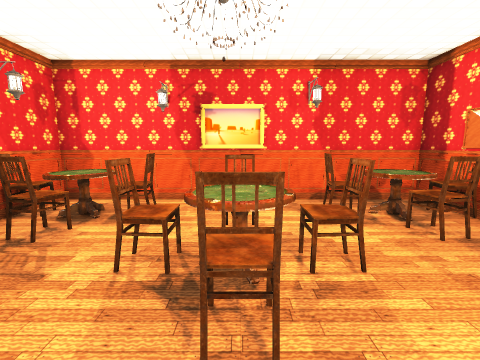
View 1 (above)

15 first-person views from a walk through a Unity game level. The camera is 1.2 m above the floor, tilts 8° down and sees 90° across. The floor is counted in squares, 0.5 m on a side. Each view is taken from the middle of a square. On the plan, view 1 faces up. The plan holds only what a view shows up to about 17 squares ahead; the rest is blank. Some surface patterns are stand-ins.

View 2
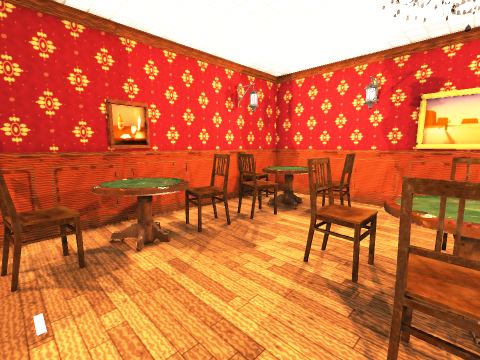

View 3
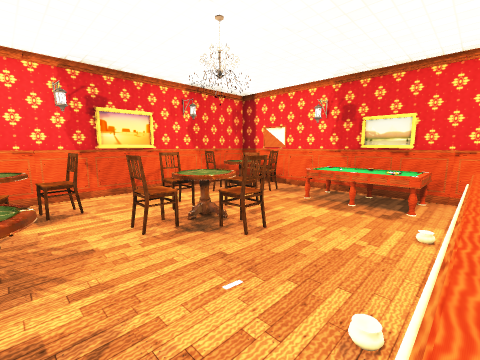

View 4
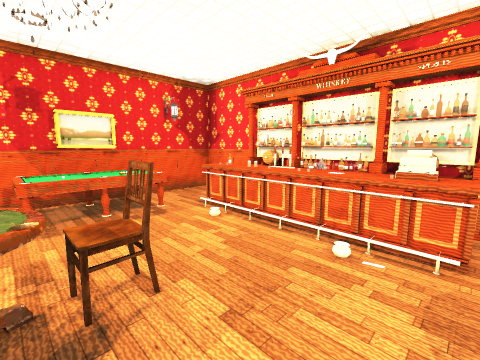

View 5
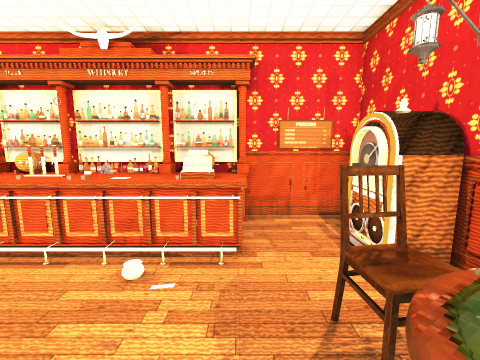

View 6
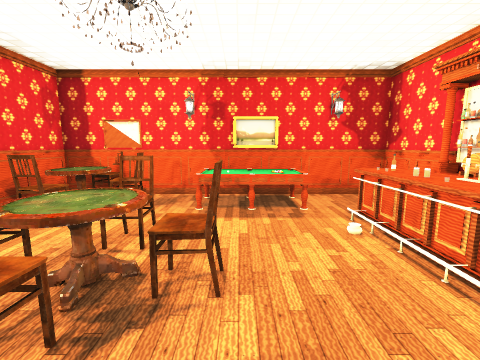

View 7
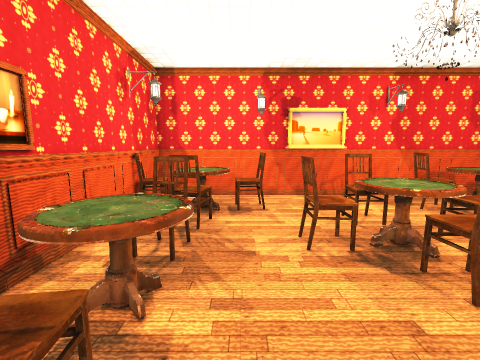

View 8
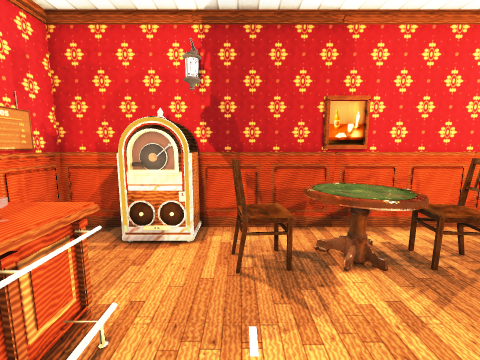

View 9
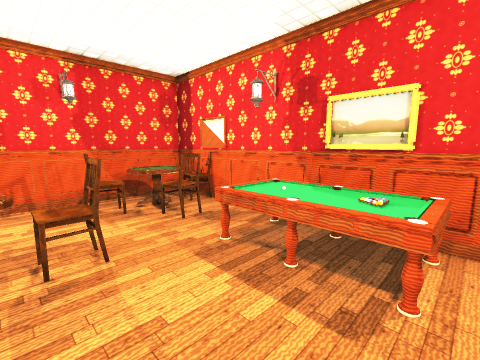

View 10
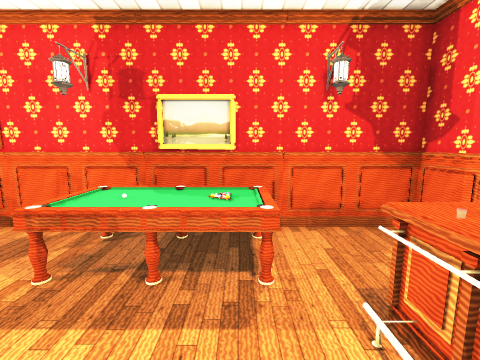

View 11
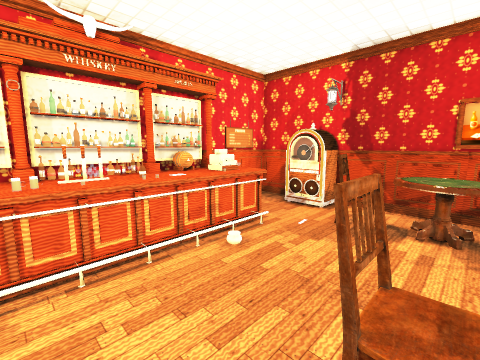

View 12
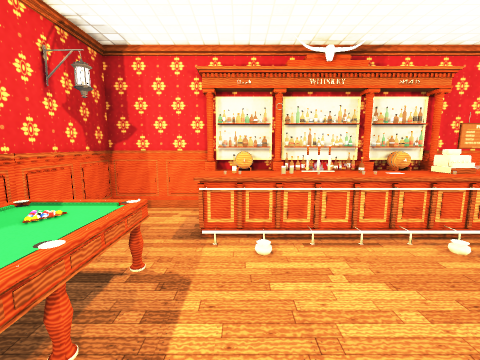

View 13
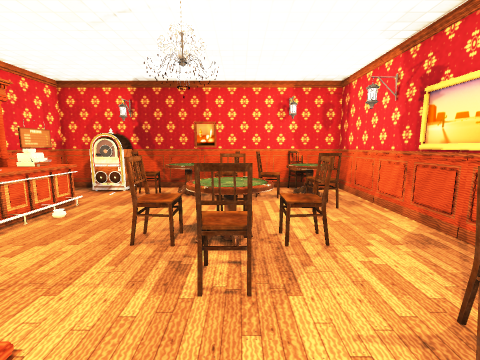

View 14
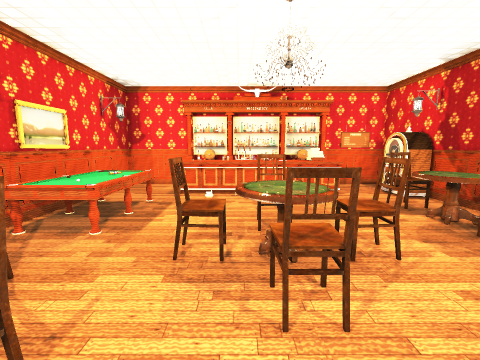

View 15
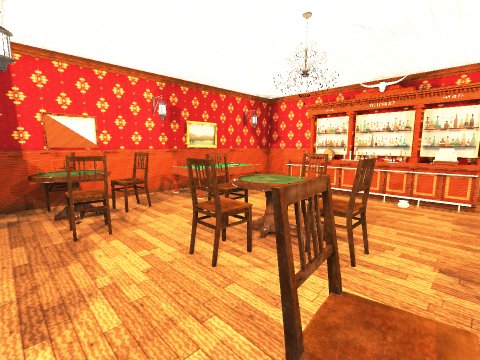

### Floor plan
Key: @ floor where view 1 was taken; # wall or solid block; . floor; O other object.
Columns run from 8 left of view 1 to 8 right of it. Each row starts with its distance up from view 1.
 11 #OOO#O####OO#OOO#
 10 O.  .........  .O
  9 OOOOOO.....OOOOO#
  8 OOOOOO.....OOOOO#
  7 #.OO....O....OO.#
  6 O.OO...OOO...OO.O
  5 O.OO..OOOOO.....O
  4 #.OO..OOOOO..OOOO
  3 #OOO...OO....OOO#
  2 #OOO....O....OOO#
  1 O.OO.........OOO#
  0 O.OO....@....OOO#
 -1 #O...........OOOO
 -2 #O..OOOOOOOOO..OO
 -3 #O..OOOOOOOOO...O
 -4 O...OOOOOOOOO...O
 -5 ##OOOOOOOOOOOOOO#

Where each view was taken, in squares from view 1:
view 1: 0 up, 0 right, facing up
view 2: 0 up, 0 right, facing up-left
view 3: 2 down, 5 left, facing up-right
view 4: 4 up, 4 left, facing down-right
view 5: 3 up, 4 left, facing down
view 6: 2 up, 4 left, facing right
view 7: 1 down, 4 left, facing up
view 8: 0 up, 1 left, facing left
view 9: 1 down, 1 right, facing up-right
view 10: 0 up, 1 right, facing right
view 11: 3 up, 2 right, facing down-left
view 12: 4 up, 3 right, facing down
view 13: 5 up, 6 right, facing left
view 14: 10 up, 1 right, facing down
view 15: 10 up, 4 left, facing down-right
